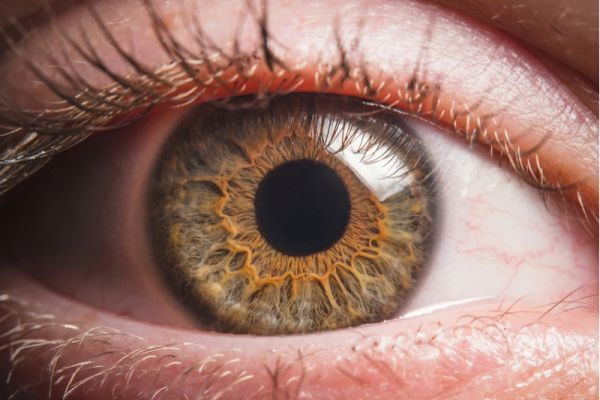
#> input picture OpenCV/Testes/olho2.jpg, 600 x 400 px
$ python 'Teste Thresholding Adaptativo.py'
#> lines starting #> are read from the running program, lines starting #| are printed output that depends on the picture; after the words box and inside, x2 and y2 are one past the last pixel; in counts of white or black regions, pixels touching at a corner belong together
import cv2
import numpy as np
from matplotlib import pyplot as plt

eye = cv2.imread('olho2.jpg')
#> eye is the input picture: shape (400, 600, 3); mean B, G, R 103.2, 112.9, 150.8
eyec = eye.copy()

gray_img = cv2.cvtColor(eye, cv2.COLOR_BGR2GRAY)
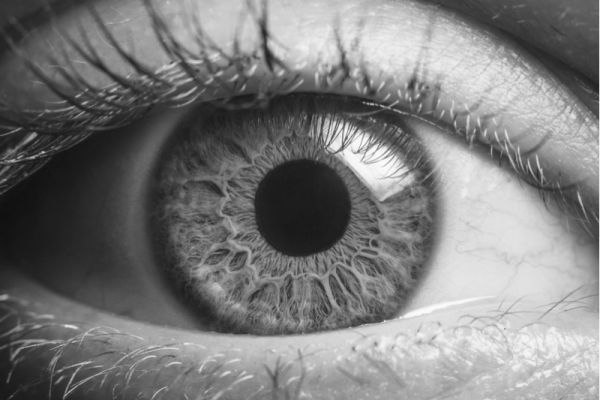
#> gray_img: shape (400, 600); min 15, max 255, mean 123.1


img = cv2.medianBlur(gray_img,5)

#Aplicando thresholding dinâmico
ret,th1 = cv2.threshold(img,127,255,cv2.THRESH_BINARY)
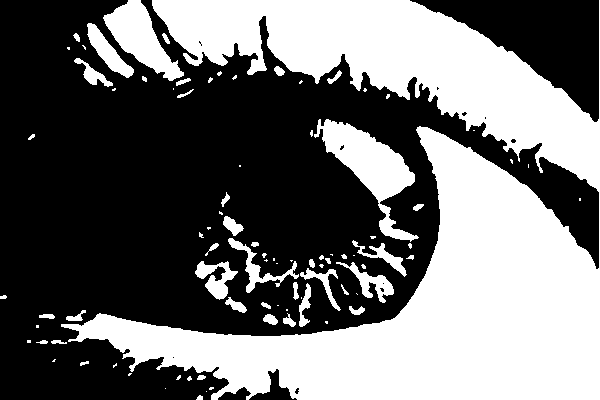
#> th1: shape (400, 600); 43% white; 89 white regions (46 under 20 px), largest, box (x1, y1, x2, y2) and area: (61, 0, 600, 400) 89077, (314, 119, 419, 242) 4392, (103, 0, 184, 81) 2790

th2 = cv2.adaptiveThreshold(img,255,cv2.ADAPTIVE_THRESH_MEAN_C,\
            cv2.THRESH_BINARY,11,2)
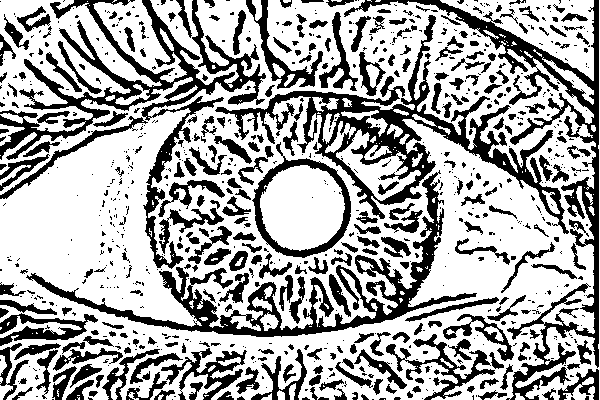
#> th2: shape (400, 600); 65.9% white; 846 black regions (560 under 20 px), largest, box (x1, y1, x2, y2) and area: (215, 15, 569, 234) 10868, (0, 0, 266, 269) 10615, (344, 0, 599, 400) 9208
th3 = cv2.adaptiveThreshold(img,255,cv2.ADAPTIVE_THRESH_GAUSSIAN_C,\
            cv2.THRESH_BINARY,11,2)
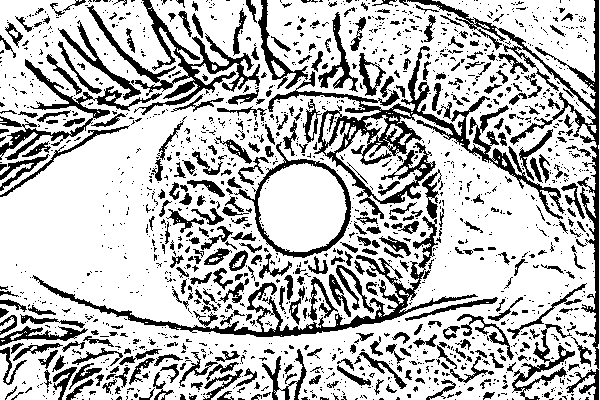
#> th3: shape (400, 600); 74% white; 1663 black regions (1288 under 20 px), largest, box (x1, y1, x2, y2) and area: (268, 46, 565, 219) 7230, (407, 0, 599, 400) 4506, (32, 216, 478, 337) 4377

cv2.imshow("Imagens", np.hstack([img, th1, th2, th3]))
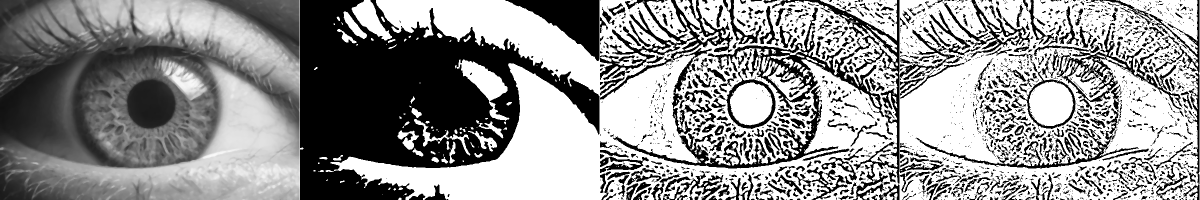
#> window 'Imagens': shape (400, 2400) (shown at 1/2 size); min 0, max 255, mean 147.3


cv2.waitKey(0)
cv2.destroyAllWindows()

$ run again, with OpenCV/Testes/olho1.jpg copied over OpenCV/Testes/olho2.jpg
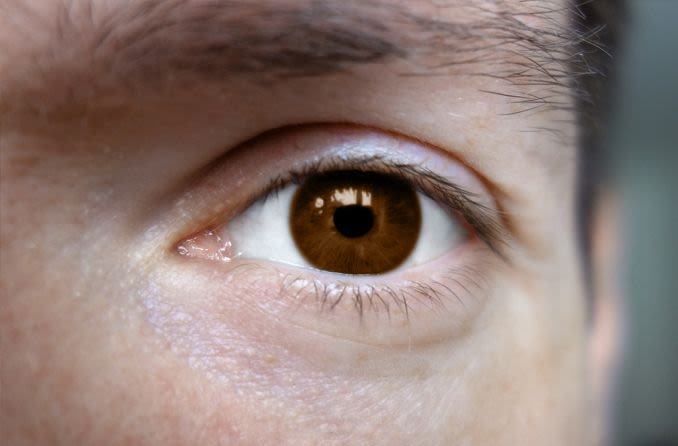
#> input picture OpenCV/Testes/olho1.jpg, 678 x 446 px
#> eye is the input picture: shape (446, 678, 3); mean B, G, R 119.1, 124.9, 143.9
#> `ret,th1 = cv2.threshold(img,127,255,cv2.THRESH_BINARY)`:
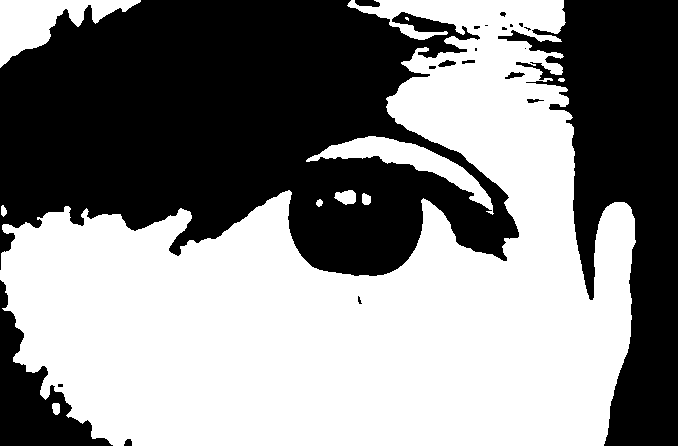
#> th1: shape (446, 678); 53.3% white; 21 black regions (10 under 20 px), largest, box (x1, y1, x2, y2) and area: (0, 0, 519, 276) 96063, (498, 0, 678, 446) 38131, (0, 280, 113, 446) 6517
#> th2: shape (446, 678); 78.2% white; 1573 black regions (1118 under 20 px), largest, box (x1, y1, x2, y2) and area: (141, 157, 520, 300) 10518, (126, 121, 536, 251) 4406, (356, 0, 578, 53) 2645
#> th3: shape (446, 678); 87.6% white; 2400 black regions (2114 under 20 px), largest, box (x1, y1, x2, y2) and area: (168, 158, 422, 275) 4213, (189, 121, 520, 239) 2505, (304, 181, 378, 238) 1274
#> `cv2.imshow("Imagens", np.hstack([img, th1, th2, th3]))`:
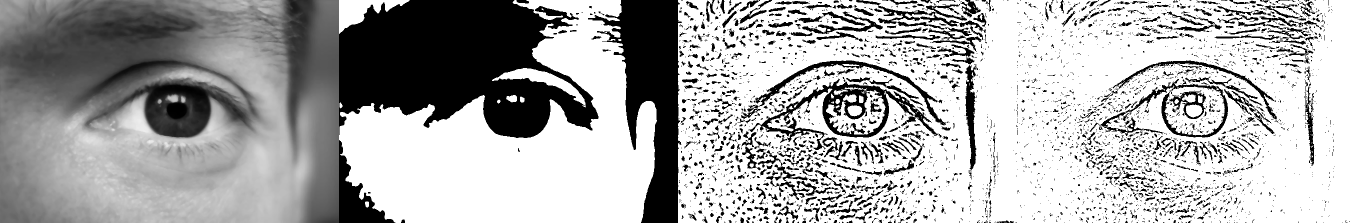
#> window 'Imagens': shape (446, 2712) (shown at 1/2 size); min 0, max 255, mean 172.1

$ run again, with OpenCV/Testes/olho3.jpg copied over OpenCV/Testes/olho2.jpg
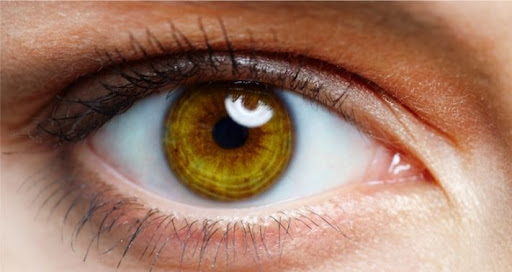
#> input picture OpenCV/Testes/olho3.jpg, 512 x 272 px
#> eye is the input picture: shape (272, 512, 3); mean B, G, R 102.7, 122, 159.6
#> `ret,th1 = cv2.threshold(img,127,255,cv2.THRESH_BINARY)`:
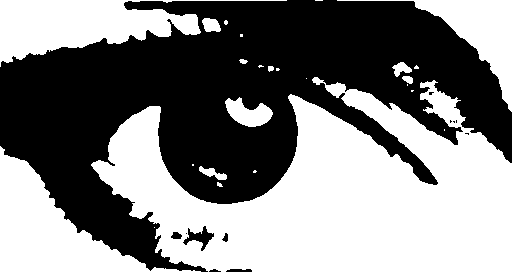
#> th1: shape (272, 512); 50.9% white; 12 black regions (6 under 20 px), largest, box (x1, y1, x2, y2) and area: (0, 0, 512, 272) 67935, (183, 226, 214, 251) 294, (226, 269, 252, 272) 68, (171, 232, 182, 239) 58, (222, 233, 228, 242) 34, (209, 269, 221, 272) 23
#> th2: shape (272, 512); 67% white; 649 black regions (407 under 20 px), largest, box (x1, y1, x2, y2) and area: (0, 1, 512, 212) 22255, (180, 218, 235, 261) 731, (232, 218, 283, 263) 707
#> th3: shape (272, 512); 75.8% white; 1414 black regions (1169 under 20 px), largest, box (x1, y1, x2, y2) and area: (159, 54, 473, 210) 8228, (59, 11, 315, 98) 3199, (80, 1, 512, 13) 1849
#> `cv2.imshow("Imagens", np.hstack([img, th1, th2, th3]))`:
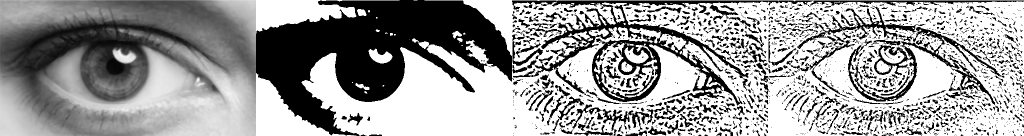
#> window 'Imagens': shape (272, 2048) (shown at 1/2 size); min 0, max 255, mean 156.2

$ run again, with OpenCV/Testes/olho4.jpg copied over OpenCV/Testes/olho2.jpg
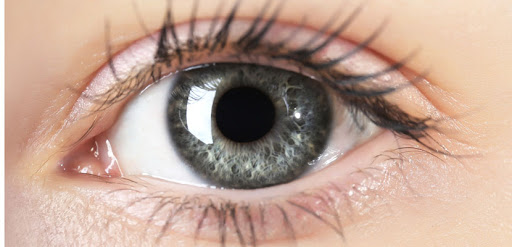
#> input picture OpenCV/Testes/olho4.jpg, 512 x 247 px
#> eye is the input picture: shape (247, 512, 3); mean B, G, R 147.2, 162.2, 191.1
#> `ret,th1 = cv2.threshold(img,127,255,cv2.THRESH_BINARY)`:
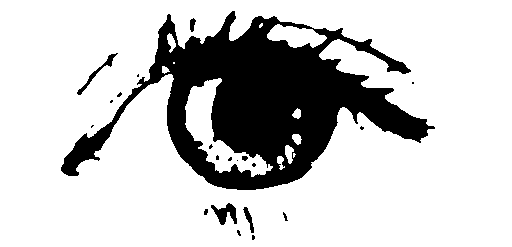
#> th1: shape (247, 512); 78.8% white; 21 black regions (13 under 20 px), largest, box (x1, y1, x2, y2) and area: (61, 11, 435, 190) 25907, (211, 203, 237, 225) 290, (77, 53, 118, 95) 215
#> th2: shape (247, 512); 72% white; 415 black regions (320 under 20 px), largest, box (x1, y1, x2, y2) and area: (43, 0, 333, 190) 13954, (243, 0, 488, 161) 7090, (4, 0, 12, 247) 1398
#> th3: shape (247, 512); 77.3% white; 658 black regions (541 under 20 px), largest, box (x1, y1, x2, y2) and area: (166, 62, 334, 190) 5337, (51, 0, 225, 185) 4818, (243, 0, 469, 120) 3552
#> `cv2.imshow("Imagens", np.hstack([img, th1, th2, th3]))`:
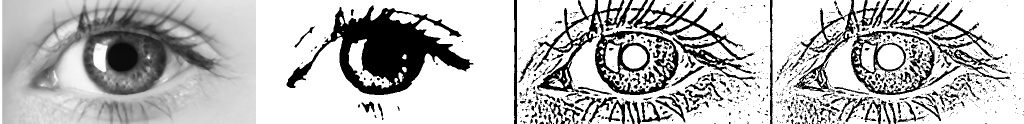
#> window 'Imagens': shape (247, 2048) (shown at 1/2 size); min 0, max 255, mean 187.7
